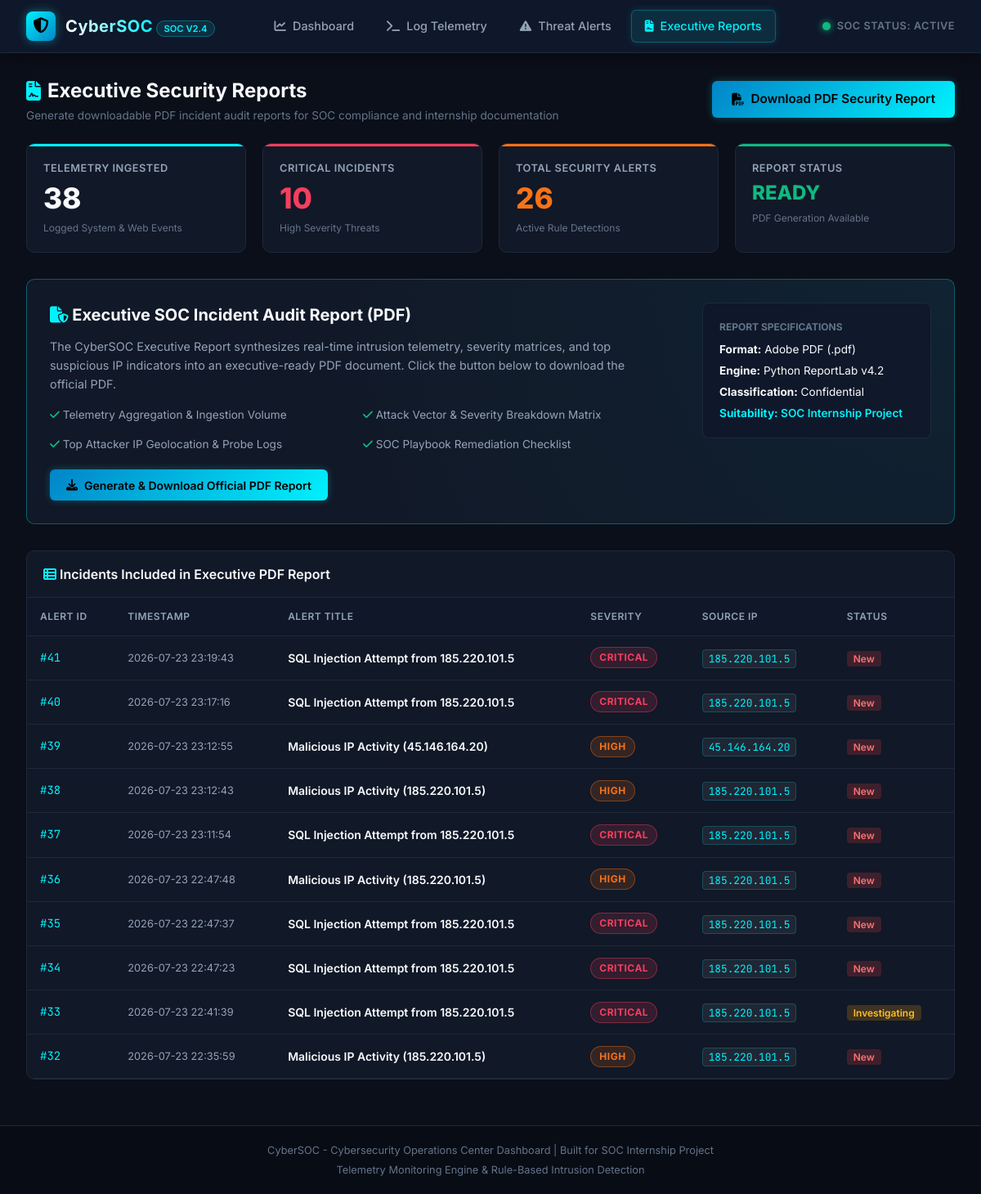
Page /reports on the committed database.
### tables this page shows
CREATE TABLE alerts (
            id INTEGER PRIMARY KEY AUTOINCREMENT,
            title TEXT,
            alert_type TEXT,
            severity TEXT,
            source_ip TEXT,
            destination_ip TEXT,
            timestamp DATETIME DEFAULT CURRENT_TIMESTAMP,
            description TEXT,
            raw_log TEXT,
            recommended_action TEXT,
            status TEXT DEFAULT 'New',
            category TEXT,
            log_id INTEGER,
            FOREIGN KEY (log_id) REFERENCES logs (id)
        );

### app.py (the view)
@app.route('/reports')
def reports():
    stats = get_dashboard_stats()
    alerts_list = get_all_alerts()
    return render_template(
        'reports.html',
        stats=stats,
        alerts=alerts_list[:10]
    )

### database.py (called while the page is built)
def get_db_connection():
    conn = sqlite3.connect(DB_PATH)
    conn.row_factory = sqlite3.Row
    return conn

def get_all_alerts(severity_filter=None, status_filter=None):
    conn = get_db_connection()
    cursor = conn.cursor()
    query = "SELECT * FROM alerts WHERE 1=1"
    params = []
    if severity_filter and severity_filter != 'All':
        query += " AND severity = ?"
        params.append(severity_filter)
    if status_filter and status_filter != 'All':
        query += " AND status = ?"
        params.append(status_filter)
    query += " ORDER BY timestamp DESC"
    cursor.execute(query, params)
    rows = cursor.fetchall()
    conn.close()
    return [dict(row) for row in rows]

### templates/reports.html (shortened to what this page needs)
{% extends 'base.html' %}
{% block content %}
<div class="page-header">
    <div>
        <h1 class="page-title">
            <i class="fa-solid fa-file-contract" style="color: var(--cyber-cyan);"></i> Executive Security Reports
        </h1>
        <div class="page-subtitle">Generate downloadable PDF incident audit reports for SOC compliance and internship documentation</div>
    </div>
    <div>
        <a href="{{ url_for('download_report') }}" class="btn btn-primary" style="font-size: 0.95rem; padding: 0.7rem 1.5rem;">
            <i class="fa-solid fa-file-pdf"></i> Download PDF Security Report
        </a>
    </div>
</div>
<div class="stats-grid" style="margin-bottom: 2rem;">
    <div class="stat-card total">
        <div class="stat-label">Telemetry Ingested</div>
        <div class="stat-value">{{ stats.total_logs }}</div>
        <div class="stat-foot">Logged System & Web Events</div>
    </div>
    <div class="stat-card critical">
        <div class="stat-label">Critical Incidents</div>
        <div class="stat-value">{{ stats.critical_alerts }}</div>
        <div class="stat-foot">High Severity Threats</div>
    </div>
    <div class="stat-card high">
        <div class="stat-label">Total Security Alerts</div>
        <div class="stat-value">{{ stats.total_alerts }}</div>
        <div class="stat-foot">Active Rule Detections</div>
    </div>
    <div class="stat-card low">
        <div class="stat-label">Report Status</div>
        <div class="stat-value" style="font-size: 1.5rem; color: var(--color-low);">READY</div>
        <div class="stat-foot">PDF Generation Available</div>
    </div>
</div>
<div class="table-card" style="padding: 1.75rem; margin-bottom: 2rem; border-color: rgba(0, 242, 254, 0.3); background: radial-gradient(circle at top right, rgba(0, 242, 254, 0.05), transparent 70%), var(--bg-card);">
    <div style="display: flex; justify-content: space-between; align-items: flex-start; flex-wrap: wrap; gap: 1.5rem;">
        <div style="max-width: 750px;">
            <h2 style="font-size: 1.25rem; font-weight: 700; color: var(--text-primary); margin-bottom: 0.75rem;">
                <i class="fa-solid fa-file-shield" style="color: var(--cyber-cyan);"></i> Executive SOC Incident Audit Report (PDF)
            </h2>
            <p style="color: var(--text-secondary); font-size: 0.9rem; line-height: 1.6; margin-bottom: 1rem;">
                The CyberSOC Executive Report synthesizes real-time intrusion telemetry, severity matrices,
                and top suspicious IP indicators into an executive-ready PDF document. Click the button below to download the official PDF.
            </p>
            <div style="display: grid; grid-template-columns: 1fr 1fr; gap: 1rem; margin-bottom: 1.25rem; font-size: 0.85rem; color: var(--text-secondary);">
                <div><i class="fa-solid fa-check" style="color: var(--color-low);"></i> Telemetry Aggregation & Ingestion Volume</div>
                <div><i class="fa-solid fa-check" style="color: var(--color-low);"></i> Attack Vector & Severity Breakdown Matrix</div>
                <div><i class="fa-solid fa-check" style="color: var(--color-low);"></i> Top Attacker IP Geolocation & Probe Logs</div>
                <div><i class="fa-solid fa-check" style="color: var(--color-low);"></i> SOC Playbook Remediation Checklist</div>
            </div>
            <a href="{{ url_for('download_report') }}" class="btn btn-primary">
                <i class="fa-solid fa-download"></i> Generate & Download Official PDF Report
            </a>
        </div>
        <div style="background: rgba(15, 23, 42, 0.8); border: 1px solid var(--border-color); padding: 1.25rem; border-radius: 8px; width: 280px;">
            <div style="font-size: 0.75rem; color: var(--text-muted); text-transform: uppercase; font-weight: 700; margin-bottom: 0.5rem;">Report Specifications</div>
            <div style="font-size: 0.85rem; color: var(--text-primary); margin-bottom: 0.35rem;"><strong>Format:</strong> Adobe PDF (.pdf)</div>
            <div style="font-size: 0.85rem; color: var(--text-primary); margin-bottom: 0.35rem;"><strong>Engine:</strong> Python ReportLab v4.2</div>
            <div style="font-size: 0.85rem; color: var(--text-primary); margin-bottom: 0.35rem;"><strong>Classification:</strong> Confidential</div>
            <div style="font-size: 0.85rem; color: var(--cyber-cyan); font-weight: 600;"><strong>Suitability:</strong> SOC Internship Project</div>
        </div>
    </div>
</div>
<div class="table-card">
    <div style="padding: 1rem 1.25rem; border-bottom: 1px solid var(--border-color);">
        <h2 style="font-size: 1rem; font-weight: 600; color: var(--text-primary);">
            <i class="fa-solid fa-table-list" style="color: var(--cyber-cyan);"></i> Incidents Included in Executive PDF Report
        </h2>
    </div>
    <div class="soc-table-wrapper">
        <table class="soc-table">
            <thead>
                <tr>
                    <th>Alert ID</th>
                    <th>Timestamp</th>
                    <th>Alert Title</th>
                    <th>Severity</th>
                    <th>Source IP</th>
                    <th>Status</th>
                </tr>
            </thead>
            <tbody>
                {% for alert in alerts %}
                <tr>
                    <td style="font-family: var(--font-mono); color: var(--cyber-cyan);">#{{ alert.id }}</td>
                    <td style="font-size: 0.8rem; color: var(--text-secondary);">{{ alert.timestamp[:19] }}</td>
                    <td style="font-weight: 600; color: var(--text-primary);">{{ alert.title }}</td>
                    <td>
                        <span class="badge badge-{{ alert.severity|lower }}">
                            {{ alert.severity }}
                        </span>
                    </td>
                    <td><span class="ip-badge">{{ alert.source_ip }}</span></td>
                    <td>
                        <span class="badge-status status-{{ alert.status|lower }}">
                            {{ alert.status }}
                        </span>
                    </td>
                </tr>
                {% endfor %}
            </tbody>
        </table>
    </div>
</div>
{% endblock %}

### rows in the picture
alerts: id "41", timestamp "2026-07-23 23:19:43", title "SQL Injection Attempt from 185.220.101.5", severity "CRITICAL", source_ip "185.220.101.5", status "New"
alerts: id "40", timestamp "2026-07-23 23:17:16", title "SQL Injection Attempt from 185.220.101.5", severity "CRITICAL", source_ip "185.220.101.5", status "New"
alerts: id "39", timestamp "2026-07-23 23:12:55", title "Malicious IP Activity (45.146.164.20)", severity "HIGH", source_ip "45.146.164.20", status "New"
alerts: id "38", timestamp "2026-07-23 23:12:43", title "Malicious IP Activity (185.220.101.5)", severity "HIGH", source_ip "185.220.101.5", status "New"
alerts: id "37", timestamp "2026-07-23 23:11:54", title "SQL Injection Attempt from 185.220.101.5", severity "CRITICAL", source_ip "185.220.101.5", status "New"
alerts: id "36", timestamp "2026-07-23 22:47:48", title "Malicious IP Activity (185.220.101.5)", severity "HIGH", source_ip "185.220.101.5", status "New"
alerts: id "35", timestamp "2026-07-23 22:47:37", title "SQL Injection Attempt from 185.220.101.5", severity "CRITICAL", source_ip "185.220.101.5", status "New"
alerts: id "34", timestamp "2026-07-23 22:47:23", title "SQL Injection Attempt from 185.220.101.5", severity "CRITICAL", source_ip "185.220.101.5", status "New"
alerts: id "33", timestamp "2026-07-23 22:41:39", title "SQL Injection Attempt from 185.220.101.5", severity "CRITICAL", source_ip "185.220.101.5", status "Investigating"
alerts: id "32", timestamp "2026-07-23 22:35:59", title "Malicious IP Activity (185.220.101.5)", severity "HIGH", source_ip "185.220.101.5", status "New"

### other values in the picture
{{ stats.total_logs }} "38"
{{ stats.critical_alerts }} "10"
{{ stats.total_alerts }} "26"
